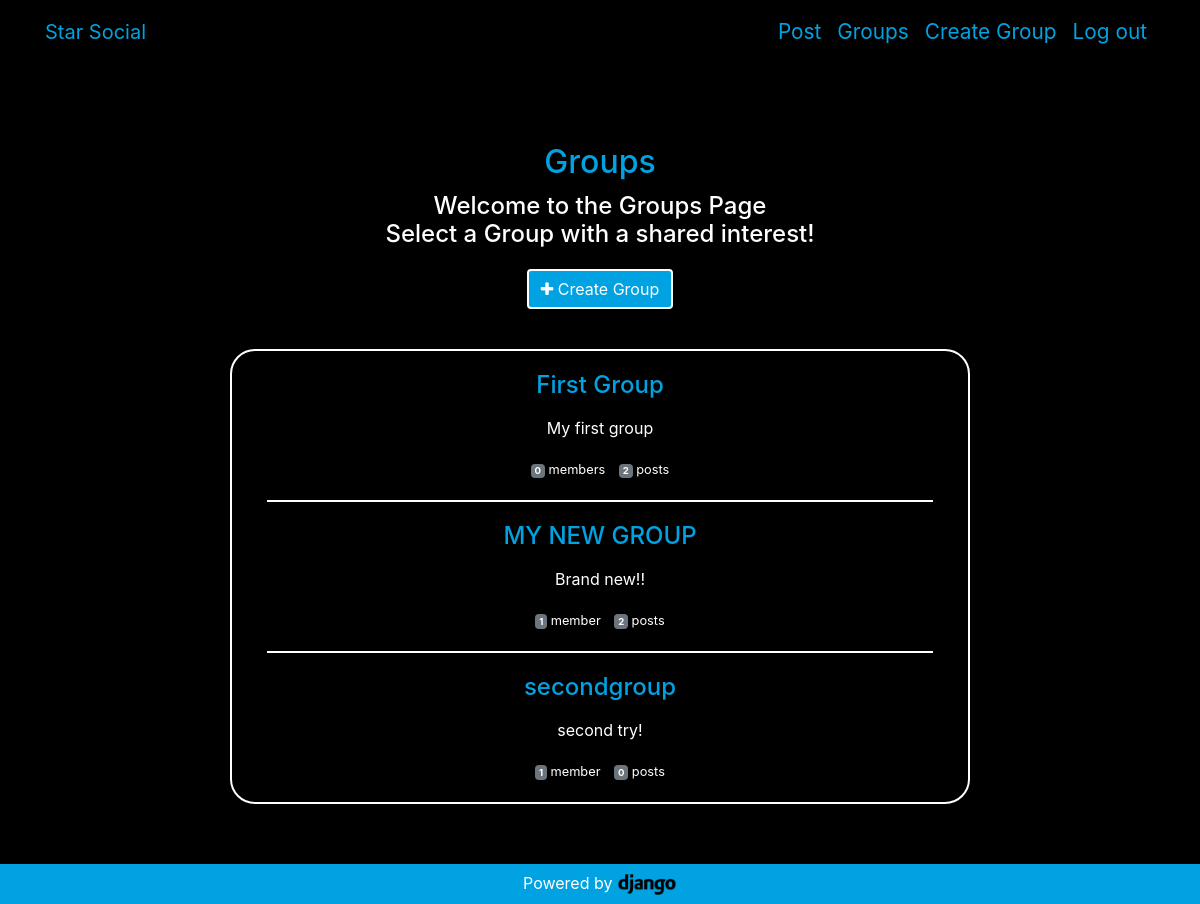
Page /groups/ (signed in) on the earlier database version.
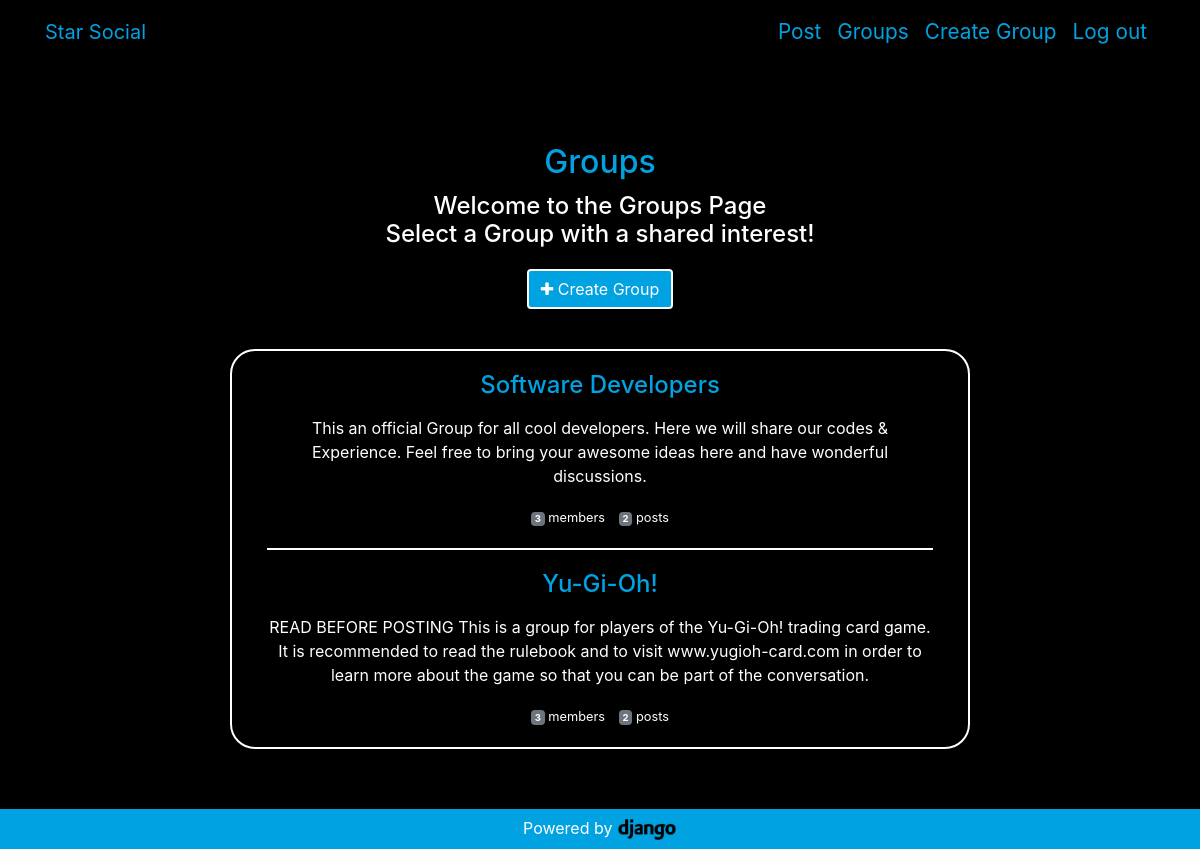
Same page on the later database version.
### groups/models.py (models this page shows, shortened)
class Group(models.Model):
    name = models.CharField(max_length=255, unique=True)
    slug = models.SlugField(allow_unicode=True,unique=True)
    description = models.TextField(blank=True,default='')
    description_html = models.TextField(editable=False,default='',blank=True)
    member = models.ManyToManyField(User,through='GroupMember')
    class Meta:
        ordering = ['name']

### groups/views.py (the view)
# urls.py: path('', views.ListGroup.as_view(), name='all'),
class ListGroup(generic.ListView):
    model = Group

### groups/templates/groups/group_list.html
{% extends "groups/group_base.html" %}
{% block pregroup %}
<div class="container text-center">
	<h2 class="blue-color page-title">Groups</h2>
	<h4 class="page-subtitle">Welcome to the Groups Page <br>Select a Group with a shared interest!</h4>
	{% if user.is_authenticated %}
	<a href="{% url 'groups:create' %}" class="btn my-button" role="button"><span class="fa fa-plus"></span> Create Group</a>
	{% endif %}
</div>
{% endblock %}
{% block group_content %}
<div class="container list-container text-center white-border col-md-8">
	{% for group in object_list %}
	{% if forloop.last %}
	<div class="list-element">
	{% else %}
	<div class="white-border-bottom list-element">
	{% endif %}
		<a href="{% url 'groups:single' slug=group.slug %}">
			<h4 class="blue-color">{{ group.name }}</h4>
			<p>{{ group.description_html|safe }}</p>
			<div class="last-subelement">
				<small style="margin-right:10px;">
					<span class="badge badge-secondary">
						{{ group.member.count }}
					</span>
					member{{ group.member.count|pluralize }}
				</small>
				<small>
					<span class="badge badge-secondary">
						{{ group.posts.count }}
					</span>
					post{{ group.posts.count|pluralize }}
				</small>
			</div>
		</a>
	</div>
	{% endfor %}
</div>
{% endblock %}

Differences in the rows shown:
removed Group: name "First Group", description_html "My first group", member.count "0", posts.count "2"
removed Group: name "MY NEW GROUP", description_html "Brand new!!", member.count "1", posts.count "2"
removed Group: name "secondgroup", description_html "second try!", member.count "1", posts.count "0"
added Group: name "Software Developers", description_html "This an official Group for all cool developers. Here we will share our codes & Experience. Feel free to bring your awesome ideas here and have wonderful discussions.", member.count "3", posts.count "2"
added Group: name "Yu-Gi-Oh!", description_html "READ BEFORE POSTING This is a group for players of the Yu-Gi-Oh! trading card game. It is recommended to read the rulebook and to visit www.yugioh-card.com in order to learn more about the game so that you can be part of the conversation.", member.count "3", posts.count "2"
